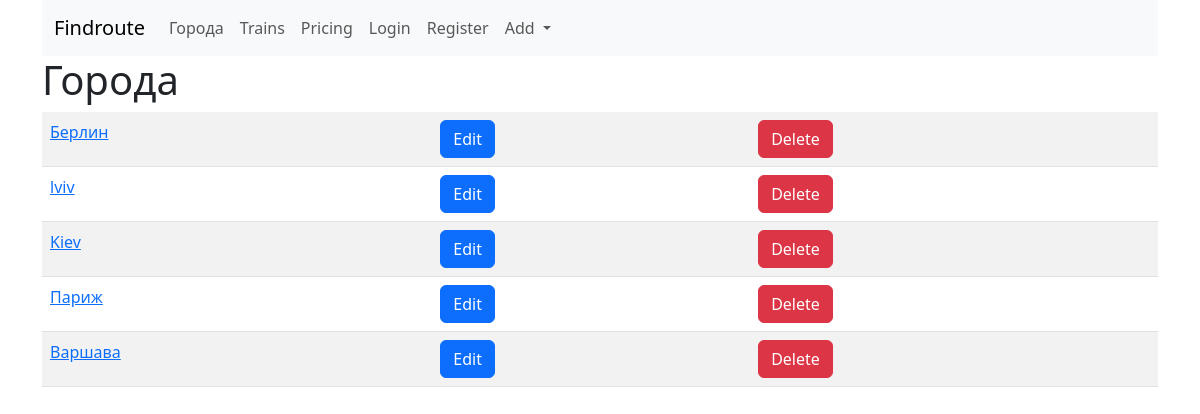
Before: / with the older database file.
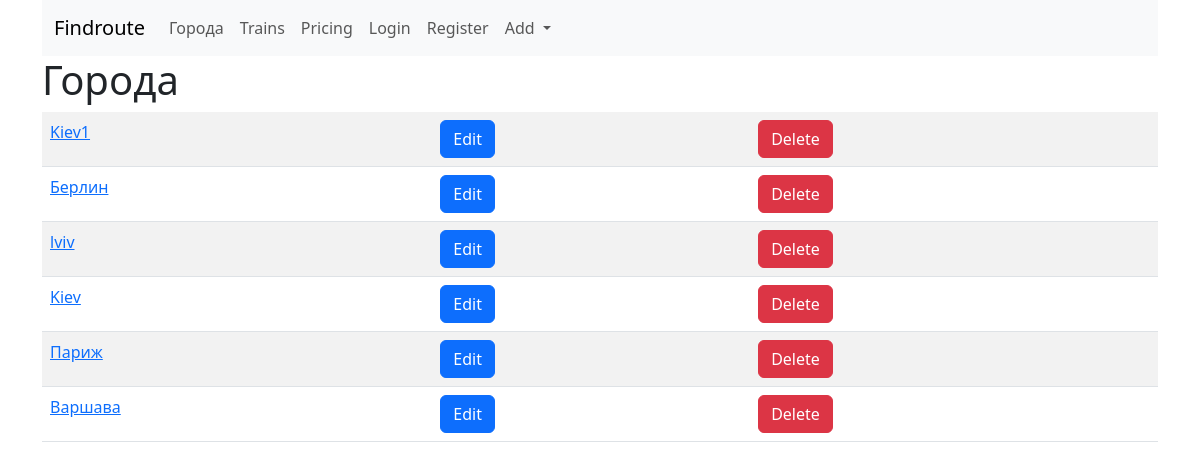
After: the same page with the newer database file.
### cities/models.py (models this page shows)
class City(models.Model):
    name = models.CharField(max_length=100, unique=True, verbose_name='Назва города')
    def __str__(self):
        return self.name
    def get_absolute_url(self):
        return reverse("detail", kwargs={"pk": self.pk})
    class Meta:
        verbose_name = 'Город'
        verbose_name_plural = 'Города'
        ordering = ["-pk"]

### cities/views.py (the view)
# urls.py: 2. Add a URL to urlpatterns:  path('', Home.as_view(), name='home')
class Home(ListView):
    model = City
    context_object_name = 'cities'
    template_name = 'cities/index.html'

### cities/templates/cities/index.html (shortened to what this page needs)
{% extends 'base.html' %}
{% block content %}
<h1>Города</h1>
<div class="row">
    <div class="col-md">
        <table class="table table-striped">
            {% for city in cities %}
            <tr>
                <td><a href="{{ city.get_absolute_url }}">{{city}}</a></td>
                <td>
                    <a href="{% url 'update' city.pk %}">
                        <button type="submit" class="btn btn-primary">Edit</button>
                    </a>
                </td>
                <td>
                    <a href="{% url 'delete' city.pk %}">
                        <button type="submit" class="btn btn-danger">Delete</button>
                    </a>
                </td>
            </tr>
            {% endfor %}
        </table>
    </div>
</div>
{% endblock %}

### templates/base.html (shortened to what this page needs)
<!doctype html>
<html lang="en">
<head>
    <link href="https://cdn.jsdelivr.net/npm/bootstrap@5.3.3/dist/css/bootstrap.min.css" rel="stylesheet"
>
    <link href="https://cdn.jsdelivr.net/npm/select2@4.1.0-rc.0/dist/css/select2.min.css" rel="stylesheet"/>
</head>
<div class="container">
    <nav>
        {% include '_inc/_navbar.html' %}
    </nav>
    {% block content %}
    {% endblock %}
</div>
<body>
</body>
</html>

### templates/_inc/_navbar.html (shortened to what this page needs)
{% url 'home' as home %}
<nav class="navbar navbar-expand-lg bg-body-tertiary">
    <div class="container-fluid">
        <a class="navbar-brand" href="{% url 'home' %}">Findroute</a>
        <div class="collapse navbar-collapse" id="navbarNavDropdown">
            <ul class="navbar-nav">
                <li class="nav-item {% if request.path == home  %} active {% endif %}">
                    <a class="nav-link  " aria-current="page" href="{% url 'home' %}">Города</a>
                </li>
                <li class="nav-item">
                    <a class="nav-link" href="{% url 'train:home' %}">Trains</a>
                </li>
                <li class="nav-item">
                    <a class="nav-link" href="#">Pricing</a>
                </li>
                {% if user.is_authenticated %}
                <li class="nav-item">
                    <a class="nav-link" href="{% url 'accounts:logout' %}">Logout</a>
                </li>
                {% else %}
                <li class="nav-item">
                    <a class="nav-link" href="{% url 'accounts:login' %}">Login</a>
                </li>
                <li class="nav-item">
                    <a class="nav-link" href="{% url 'accounts:registration' %}">Register</a>
                </li>
                {% endif %}
                <li class="nav-item dropdown">
                    <a class="nav-link dropdown-toggle" href="#" role="button" data-bs-toggle="dropdown"
                       aria-expanded="false">
                        Add
                    </a>
                </li>
            </ul>
        </div>
    </div>
</nav>

Changed rows visible on the page:
added City: name "Kiev1"
